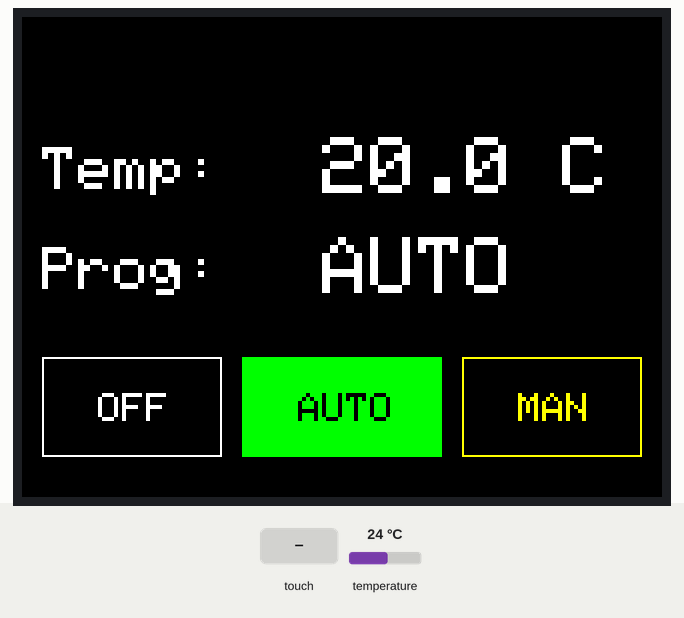
Recording of a sketch running on a simulated Arduino Uno, built with avr-gcc and run on an emulated ATmega328P. Parts: 320×240 colour display. The inputs (shaded band) are chosen by the test bench; at power-on: temperature 24 °C. The local clock reads 2024-03-15 10:24:30 at power-on unless the sketch sets it; the modem accepts every AT command (registered, SIM ready, sends succeed) and sends nothing else; what the sketch prints to the serial monitor is not drawn.

Above: at 12.3 s.
12.4 s: touch panel pressed at 13 % / 10 % of its raw x / y range
At 13.2 s:
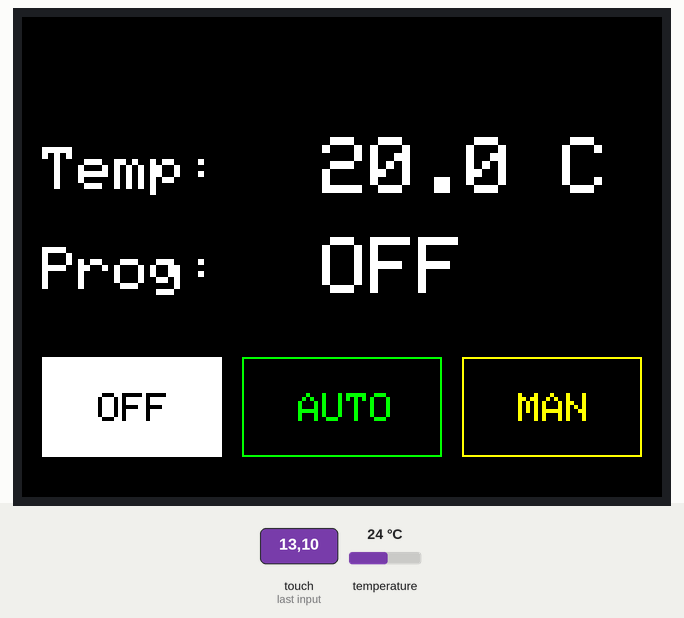
14.3 s: touch panel pressed at 13 % / 50 % of its raw x / y range
At 14.58 s:
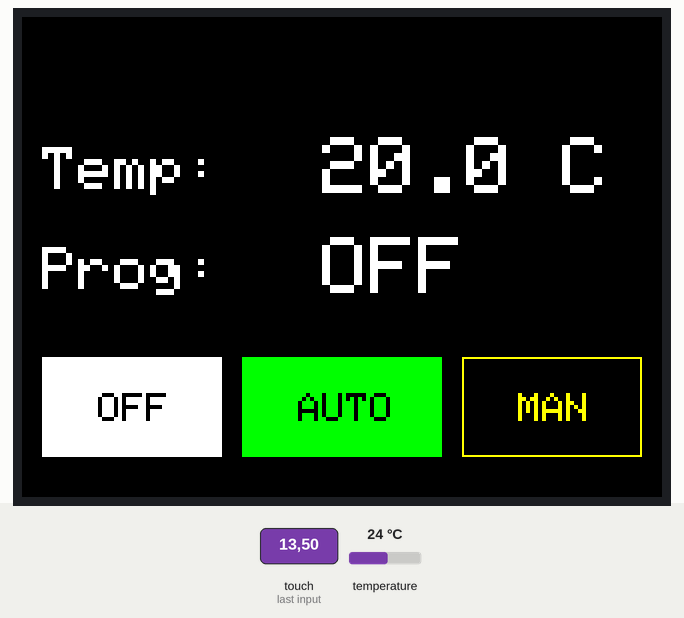
16.2 s: touch panel pressed at 13 % / 70 % of its raw x / y range
At 17.0 s:
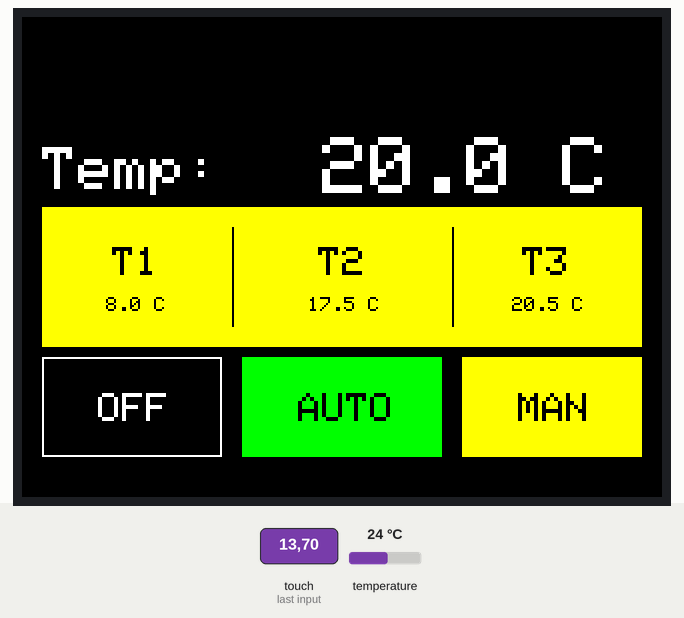
17.8 s: touch panel pressed at 38 % / 10 % of its raw x / y range
At 19.4 s:
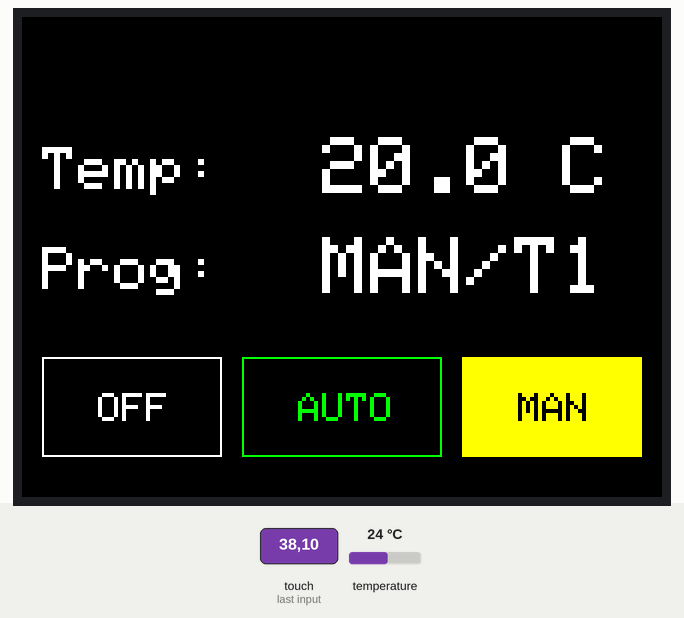
19.7 s: touch panel pressed at 13 % / 90 % of its raw x / y range
At 20.9 s:
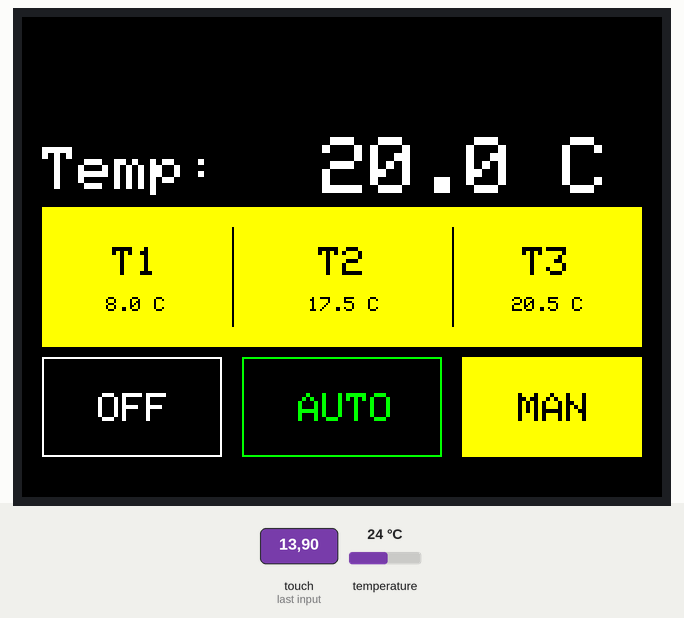
21.3 s: touch panel pressed at 13 % / 50 % of its raw x / y range
At 60.8 s:
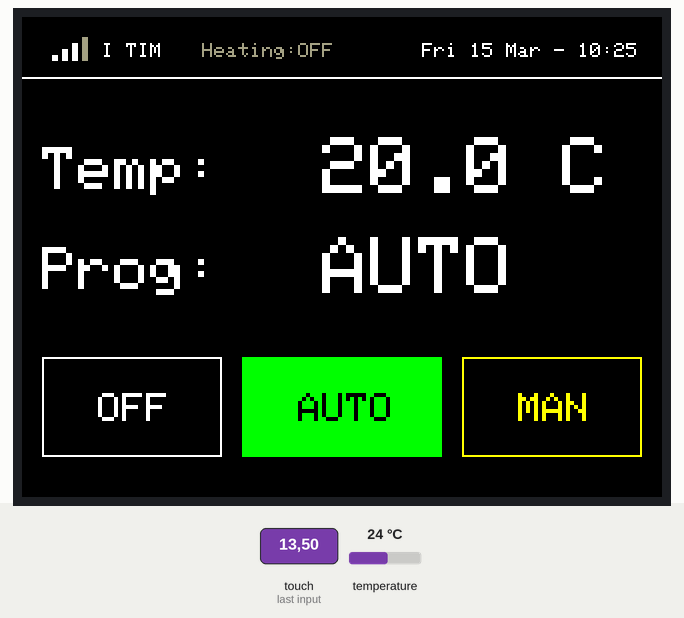
Timing chart, 0 to 61.7 s (numbered marks = the images above; inputs shaded):
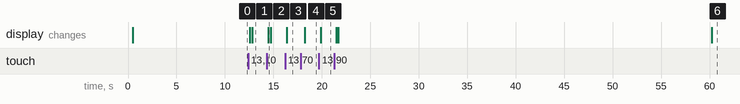

The sketch:

temperINO.ino
```cpp
#include <elapsedMillis.h>          // Timer library
#include <Adafruit_GFX.h>           // Core graphics library
#include <SPI.h>
#include <Wire.h>                   // this is needed even tho we aren't using it
#include <Adafruit_ILI9341.h>
#include <Adafruit_STMPE610.h>
// gsm shield
#include <SerialGSM.h>              // light library: just sms and cell signal
#include <SoftwareSerial.h>
// ora e temp
#include <DS3231.h>                 //https://github.com/YoungxHelsinki/DS3231_weekday_accessible
// reset
#include <avr/wdt.h>

#include "vars_temperINO.h"         // Vars and defines
#include "Fn_temperINO.h"           // Functions
#include "smshandler.h"             // receive and send sms


void setup(void) {

  Serial.begin(9600);
  Wire.begin();
  tft.begin();
  if (!ts.begin()) {
    Serial.println("Couldn't start touchscreen controller");
    while (1);
  }
  tft.setRotation(1);
  tft.fillScreen(BLACK);

  mainUI(9);              // at startup goes in AUTO prog
  set_heat_prog(9);       // at startup goes in AUTO prog

  cell.begin(9600);
  cell.Verbose(true);
  cell.Boot();
  cell.FwdSMS2Serial();
  Serial.flush();
}

void loop(void) {

  if (timeElapsed > INTERVAL) {
    timeElapsed -= INTERVAL; //reset the timer
    // update temp, signal, clock and program
    PrintTemp();
    PrintSignal();
    PrintTime();
    PrintHeatStatus();
  }


  if (cell.ReceiveSMS()){
    ProcessMsg();
  }


 // See if there's any  touch data for us
  if (!ts.bufferEmpty())
  {
    // Retrieve a point
    TS_Point p = ts.getPoint();
    while (ts.touched()) {
        p = ts.getPoint();
    }
    // Scale using the calibration #'s
    // and rotate coordinate system
    p.x = map(p.x, TS_MINY, TS_MAXY, 0, tft.height());
    p.y = map(p.y, TS_MINX, TS_MAXX, 0, tft.width());
    int y = tft.height() - p.x;
    int x = p.y;

    Serial.print("(x="); Serial.print(x);
    Serial.print(", y="); Serial.print(y);
    Serial.println(")");


    // OFF,AUTO o MAN
    if (y > 160) { // fascia bassa
      if (x >210 && MANmenuOpen == 0) { // MAN
        tft.fillRect(220, 170, 90, 50, YELLOW);
        tft.setCursor(248, 188);
        tft.setTextColor(BLACK);  tft.setTextSize(2);
        tft.print("MAN");
        open_MANmenu();
      }
      else if (x > 210 && MANmenuOpen == 1) { // MAN
        close_MANmenu();
      }
      else if (x >= 110 && x <= 200) { // AUTO
        tft.fillRect(110, 170, 100, 50, GREEN);
        tft.setCursor(138, 188);
        tft.setTextColor(BLACK);  tft.setTextSize(2);
        tft.print("AUTO");
        mainUI(9);
        set_heat_prog(9);
      }
      else if (x < 100) { //OFF
        tft.fillRect(10, 170, 90, 50, WHITE);
        tft.setCursor(38, 188);
        tft.setTextColor(BLACK);  tft.setTextSize(2);
        tft.print("OFF");
        mainUI(0);
        set_heat_prog(0);
      }
    }
    else if (MANmenuOpen == 1) {
      if (y > 100 && y < 170) {
        tft.setTextColor(BLACK);  tft.setTextSize(2);
        if (x > 210) { // T3
          mainUI(3);
          set_heat_prog(3);
        }
        else if (x >= 110 && x <= 200) { // T2
          mainUI(2);
          set_heat_prog(2);
        }
      else if (x < 100) { // T1
          mainUI(1);
          set_heat_prog(1);
        }
      }
    }


  }


}
```

Fn_temperINO.h
```cpp
// functions used in tftdelcazzo.ino

//////////////////////////////////////////////
// GET DATA
//////////////////////////////////////////////

// temperatura
// ===========================================
float GetTemp() {
  //read thermistor value
  tempC = Clock.getTemperature();
  tempC = tempC -4; // calibration :)
  return tempC;
}
void PrintTemp() {
  float measuredTemp = GetTemp();
  tft.setCursor(10, 65);
  tft.setTextColor(WHITE);
  tft.setTextSize(3);
  tft.println("Temp:");
  tft.setCursor(150, 60);
  tft.setTextColor(WHITE);
  tft.setTextSize(4);
  tft.fillRect(150, 60, 100, 30, BLACK);
  tft.print(measuredTemp,1);// var with real temp...
  tft.print(" C");
}


// giorno e ora
// ===========================================
String printDigits(int digits)
{
  String gigi;
  String addendum;
  if(digits < 10) {
    addendum = "0";
  }
  gigi = addendum+digits;
  return gigi;
}
String GetTime() {
  String currenttime;
  char* mese;
  bool Century=false;
  byte curweekday = Clock.getDoW();
  switch (curweekday) {
  case 1:
    giorno = "Mon";
    break;
  case 2:
    giorno = "Tue";
    break;
  case 3:
    giorno = "Wed";
    break;
  case 4:
    giorno = "Thu";
    break;
  case 5:
    giorno = "Fri";
    break;
  case 6:
    giorno = "Sat";
    break;
  case 7:
    giorno = "Sun";
    break;
  }
  byte curday = Clock.getDate();
  byte curmonth = Clock.getMonth(Century);
  switch (curmonth) {
  case 1:
    mese = "Jan";
    break;
  case 2:
    mese = "Feb";
    break;
  case 3:
    mese = "Mar";
    break;
  case 4:
    mese = "Apr";
    break;
  case 5:
    mese = "May";
    break;
  case 6:
    mese = "Jun";
    break;
  case 7:
    mese = "Jul";
    break;
  case 8:
    mese = "Aug";
    break;
  case 9:
    mese = "Sep";
    break;
  case 10:
    mese = "Oct";
    break;
  case 11:
    mese = "Nov";
    break;
  case 12:
    mese = "Dec";
    break;
  }
  byte curyear = Clock.getYear();
  bool h12;
  bool PM;
  byte curhour = Clock.getHour(h12, PM);
  byte curminute = Clock.getMinute();
  currenttime = giorno+" "+printDigits(curday)+" "+mese+" - "+printDigits(curhour)+":"+printDigits(curminute);
  return currenttime;
}

void PrintTime() {
  tft.fillRect(200,13,120,15,BLACK);
  tft.setCursor(200, 13);
  tft.setTextColor(WHITE);
  tft.setTextSize(1);
  tft.println(GetTime());
  tft.drawFastHLine(0, 30, tft.width(), WHITE);
}

// segnale rete GSM
// ===========================================
void PrintSignal() {
  cell.checkSignal();
  delay(200);
  String rawsignal = String(cell.ReadSignal());
  int start = rawsignal.indexOf('+CSQ:');
  rawsignal=rawsignal.substring(start+2,start+6);
  int Signal = rawsignal.toInt();
  //31:100=Signal:x
  int tacchette =( (Signal*100)/31 )/25;
  tft.fillRect(15,8,45,15,BLACK);
  tft.setTextColor(WHITE);
  tft.setTextSize(1);
  //Serial.println(tacchette);
  if (tacchette==0 or tacchette>4) {
    tft.setCursor(15, 13);
    tft.println("No signal");
  } else {
    tft.fillRect(15,8,45,15,BLACK);
    tft.fillRect(15,19,3,3,SILVER);
    tft.fillRect(20,16,3,6,SILVER);
    tft.fillRect(25,13,3,9,SILVER);
    tft.fillRect(30,10,3,12,SILVER);
    if (tacchette > 0 ) {  tft.fillRect(15,19,3,3,WHITE); }
    if (tacchette >= 1 ) {  tft.fillRect(20,16,3,6,WHITE); }
    if (tacchette >= 2 ) {  tft.fillRect(25,13,3,9,WHITE); }
    if (tacchette >= 3 and tacchette<=4 ) {  tft.fillRect(30,10,3,12,WHITE); }
    tft.setCursor(40, 13);
    //tft.print(tacchette);
    tft.print("I TIM");
  }
}

// stato caldaia
// ===========================================
void PrintHeatStatus() {
  float measuredTemp = GetTemp();
  tft.setCursor(90, 13);
  tft.fillRect(115,13,75,15,BLACK);
  tft.setTextColor(SILVER);
  tft.setTextSize(1);
  switch (currentprog) {
  case 0 : // OFF : do nothing, it's probably summer!
    tft.println("Heating:OFF");
    break;
  case 1 : // MAN/T1 : do not drop below 8 C
    if ( measuredTemp <= 8.00 ) {
      tft.println("Heating:ON");
    }
    else {
      tft.println("Heating:OFF");
    }
    break;
  case 2 : // MAN/T2 : do not drop below 17.5 C
    if ( measuredTemp <= 17.50 ) {
      tft.println("Heating:ON");
    }
    else {
      tft.println("Heating:OFF");
    }
    break;
  case 3 : // MAN/T3 : do not drop below 20.5 C
    if ( measuredTemp <= 20.50 ) {
      tft.println("Heating:ON");
    }
    else {
      tft.println("Heating:OFF");
    }
    break;
  default : // AUTO (9) : do not drop below 8 C except Fri 17:00 -> 21.59 and Sat 10:00 -> 13:59
    if ( (giorno == "Fri" && (curhour >= 17 && curhour <= 22)) || (giorno == "Sat" && (curhour >= 10 && curhour < 14)) ) {
      if ( measuredTemp <= 17.50 ) {
        tft.println("Heating:ON");
      }
      else {
        tft.println("Heating:OFF");
      }
    }
    else {
      if ( measuredTemp <= 8.0 ) {
        tft.println("Heating:ON");
      }
      else {
        tft.println("Heating:OFF");
      }
    }
    break;
  }
}
//////////////////////////////////////////////


//////////////////////////////////////////////
// DRAW THE UI
//////////////////////////////////////////////

void resetModeButtons(byte prog) { // resets button state after prog is set
  MANmenuOpen = 0; // MANmenu is closed
  delay(200);
  tft.fillRect(10, 95, 300, 70, BLACK);
  tft.setCursor(10, 115);
  tft.setTextColor(WHITE);
  tft.setTextSize(3);
  tft.println("Prog:");
  tft.setTextSize(2);

  //reset all buttons:
  //OFF
  tft.fillRect(10, 170, 90, 50, BLACK);
  tft.drawRect(10, 170, 90, 50, WHITE);
  tft.setTextColor(WHITE);
  tft.setCursor(38, 188);
  tft.print("OFF");

  // AUTO
  tft.fillRect(110, 170, 100, 50, BLACK);
  tft.drawRect(110, 170, 100, 50, GREEN);
  tft.setTextColor(GREEN);
  tft.setCursor(138, 188);
  tft.print("AUTO");

  // T1,T2,T3
  tft.fillRect(220, 170, 90, 50, BLACK);
  tft.drawRect(220, 170, 90, 50, YELLOW);
  tft.setTextColor(YELLOW);
  tft.setCursor(248, 188);
  tft.print("MAN");

  // swich on the correct one
  switch (prog) {
  case 0:   // OFF
    tft.fillRect(10, 170, 90, 50, WHITE);
    tft.setTextColor(BLACK);
    tft.setCursor(38, 188);
    tft.print("OFF");
    break;
  case 9:   // AUTO
    tft.fillRect(110, 170, 100, 50, GREEN);
    tft.setTextColor(BLACK);
    tft.setCursor(138, 188);
    tft.print("AUTO");
    break;
  default: // T1,T2,T3
    tft.fillRect(220, 170, 90, 50, YELLOW);
    tft.setTextColor(BLACK);
    tft.setCursor(248, 188);
    tft.print("MAN");
    break;
  }
}

void mainUI(byte prog) { // initial UI state
  MANmenuOpen = 0; // MANmenu is closed
  unsigned long start = micros();

  // ln 1: temp
  PrintTemp();

  // ln 3: mode buttons
  resetModeButtons(prog);

  // ln 2: program status
  tft.setCursor(10, 115);
  tft.setTextColor(WHITE);
  tft.setTextSize(3);
  tft.println("Prog:");

  tft.setCursor(150, 110);
  tft.setTextColor(WHITE);
  tft.setTextSize(4);
  if ( prog == 1 ) {
    tft.print("MAN/T1");
  }
  if ( prog == 2 ) {
    tft.print("MAN/T2");
  }
  if ( prog == 3 ) {
    tft.print("MAN/T3");
  }
  if ( prog == 9 ) {
    tft.print("AUTO");
  }
  if ( prog == 0 ) {
    tft.print("OFF");
  }
  //Serial.print("new prog: ");
  //Serial.print(prog);
  //Serial.println();
}

void open_MANmenu() {
  MANmenuOpen = 1; // MANmenu is open
  tft.fillRect(10, 95, 300, 70, YELLOW);
  tft.setTextColor(BLACK);
  tft.setCursor(45, 115);
  tft.setTextSize(2);
  tft.println("T1");
  tft.setCursor(42, 140);
  tft.setTextSize(1);
  tft.println("8.0 C");
  tft.drawFastVLine(105, 105, 50, BLACK);
  tft.setCursor(148, 115);
  tft.setTextSize(2);
  tft.println("T2");
  tft.setCursor(143, 140);
  tft.setTextSize(1);
  tft.println("17.5 C");
  tft.drawFastVLine(215, 105, 50, BLACK);
  tft.setCursor(250, 115);
  tft.setTextSize(2);
  tft.println("T3");
  tft.setCursor(245, 140);
  tft.setTextSize(1);
  tft.println("20.5 C");
}
void close_MANmenu() {
  MANmenuOpen = 0; // MANmenu is closed
  mainUI(currentprog);
}
// END DRAW THE UI
//////////////////////////////////////////////


byte set_heat_prog(byte set_prog) {
  currentprog = set_prog;
  mainUI(currentprog);
  return currentprog;
}

void softwareReset( uint8_t prescaller) {
  // start watchdog with the provided prescaller
  wdt_enable( prescaller);
  // wait for the prescaller time to expire
  // without sending the reset signal by using
  // the wdt_reset() method
  while(1) {}
}
```

smshandler.h
```cpp
void ProcessMsg() {
String smscontent;
char* SMSreplytxt;
char* SMSreplynum;

    smscontent = cell.Message();
    SMSreplynum = cell.Sender();

    if (smscontent == "Mergozzo OFF" or smscontent == "Mergozzo off") {
      set_heat_prog(0);
      mainUI(0);
      SMSreplytxt = "Status: \"OFF\"\nTemp: ";
    }
    else if (smscontent == "Mergozzo T1" or smscontent == "Mergozzo t1") {
      set_heat_prog(1);
      mainUI(1);
      SMSreplytxt = "Status: \"T1\"\nTemp: ";
    }
    else if (smscontent == "Mergozzo T2" or smscontent == "Mergozzo t2") {
      set_heat_prog(2);
      SMSreplytxt = "Status: \"T2\"\nTemp: ";
      mainUI(2);
    }
    else if (smscontent == "Mergozzo T3" or smscontent == "Mergozzo t3") {
      set_heat_prog(3);
      mainUI(3);
      SMSreplytxt = "Status: \"T3\"\nTemp: ";
    }
    else if (smscontent == "Mergozzo AUTO" or smscontent == "Mergozzo auto") {
      set_heat_prog(9);
      mainUI(9);
      SMSreplytxt = "Status: \"AUTO\"\nTemp: ";
    }
    else if (smscontent=="Mergozzo RESET" or smscontent=="Mergozzo reset"){
    	softwareReset( WDTO_60MS);
    	SMSreplytxt = "";
    }
    else {
      SMSreplytxt = "Errore!  (es. Mergozzo T2)";
    }

		if (SMSreplytxt != "") {	// compose and send sms confirmation to sender number
			char curTemp[6];
			char fullSMS[40];
			dtostrf(tempC, 4, 1, curTemp);
			strcpy(fullSMS,SMSreplytxt);
			strcat(fullSMS,curTemp);
			Serial.println(fullSMS);

			delay(2000);

			cell.Rcpt(SMSreplynum);
			cell.Message(fullSMS);
			cell.SendSMS();
			delay(2000);
			cell.DeleteAllSMS();
		}
}
```

vars_temperINO.h
```cpp
//////////////////////////////////////
// Project Components setup:
//////////////////////////////////////

// Adafruit 2.8'' TFT v2.0
// ===================================
// This is calibration data for the raw touch data to the screen coordinates
#define TS_MINX 150
#define TS_MINY 130
#define TS_MAXX 3800
#define TS_MAXY 4000

// The STMPE610 uses hardware SPI on the shield, and #8
#define STMPE_CS 8
Adafruit_STMPE610 ts = Adafruit_STMPE610(STMPE_CS);

// The display also uses hardware SPI, plus #9 & #10
#define TFT_CS 10
#define TFT_DC 9
Adafruit_ILI9341 tft = Adafruit_ILI9341(TFT_CS, TFT_DC);


// Assign human-readable names to some common 16-bit color values:
#define	BLACK   0x0000
#define	RED     0xF800
#define	GREEN   0x07E0
#define YELLOW  0xFFE0
#define WHITE   0xFFFF
#define SILVER  0xA510

#define MINPRESSURE 0
#define MAXPRESSURE 1000

// Arduino GSM Shield
// ===================================
SerialGSM cell(2,3);

// Clock w/ battery + Temp sensor
// ===================================
DS3231 Clock;


// Relay (2) breakout board
// ===================================

//////////////////////////////////////
// MY VARS
//////////////////////////////////////

// 1 = MAN/T1
// 2 = MAN/T2
// 3 = MAN/T3
// 9 = AUTO
// 0 = OFF

byte currentprog = 9;
byte MANmenuOpen = 0;
String giorno;
byte curhour;

elapsedMillis timeElapsed;
#define INTERVAL 60000 // milliseconds

float tempC;
```

Measured:
- after the input at 12.4 s, the display: first changes after 0.16 s (image 1 shows a later state)
- after the input at 14.3 s, the display: changes after 0.16 s (image 2)
- after the input at 16.2 s, the display: changes after 0.18 s (image 3)
- after the input at 17.8 s, the display: changes after 0.41 s (image 4)
- after the input at 19.7 s, the display: changes after 0.18 s (image 5)
- after the input at 21.3 s, the display: first changes after 0.16 s (image 6 shows a later state)
